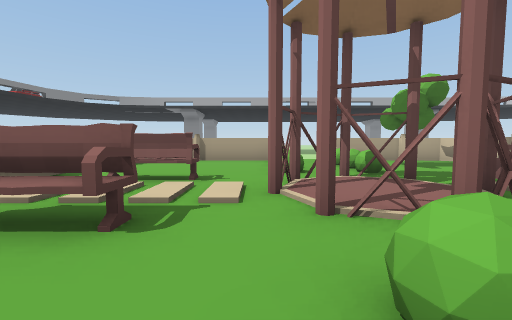
View 1 (above)

12 first-person views from a walk through a Unity game level. The camera is 1.2 m above the floor, tilts 4° down and sees 90° across. The floor is counted in squares, 2 m on a side. Each view is taken from the middle of a square. On the plan, view 1 faces up. The plan holds only what a view shows up to about 9 squares ahead; the rest is blank. The place goes on beyond the plan. The player character is not drawn. Some animated figures are not drawn.

View 2
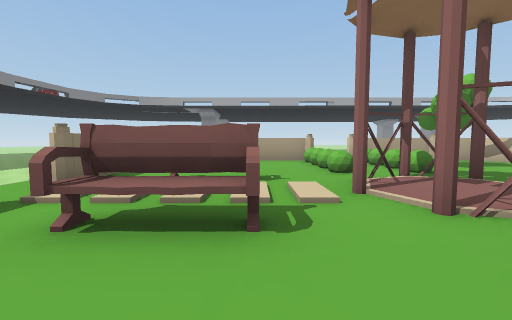

View 3
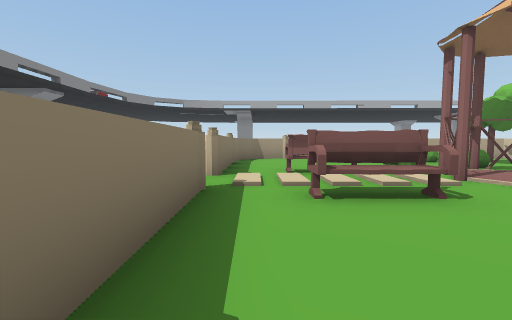

View 4
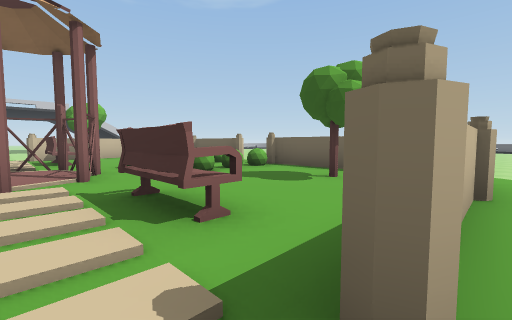

View 5
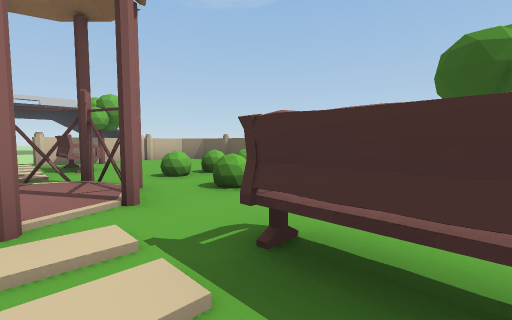

View 6
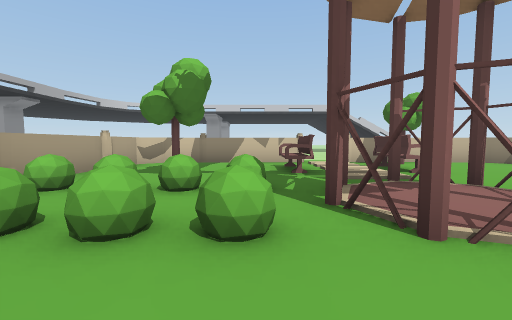

View 7
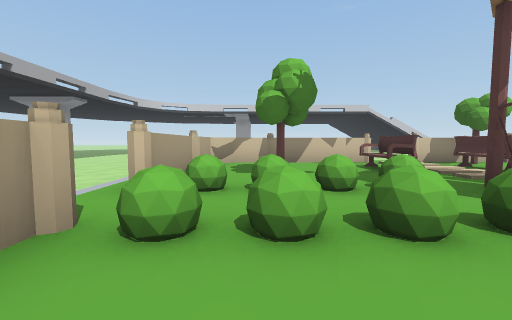

View 8
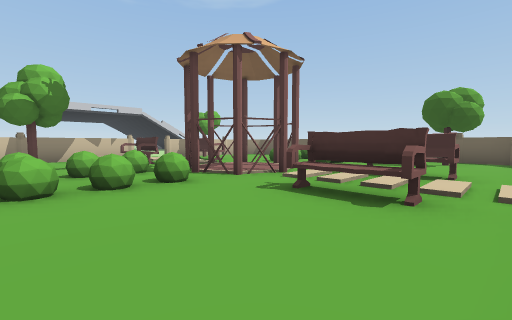

View 9
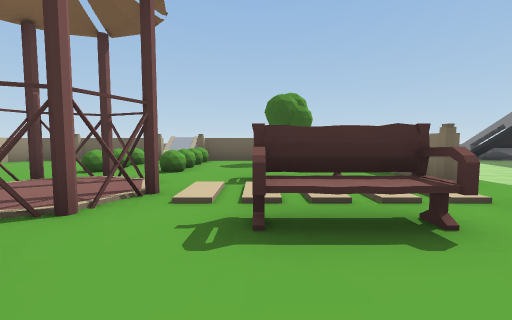

View 10
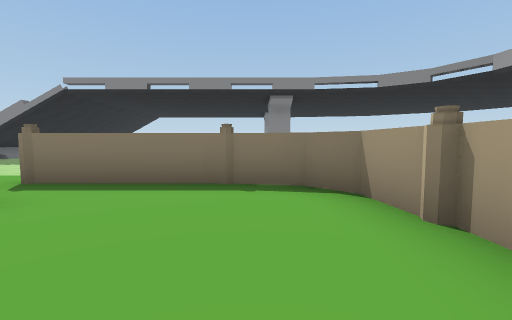

View 11
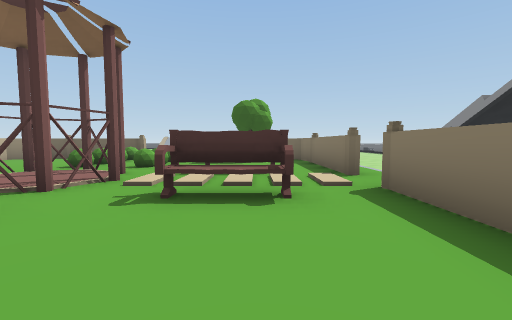

View 12
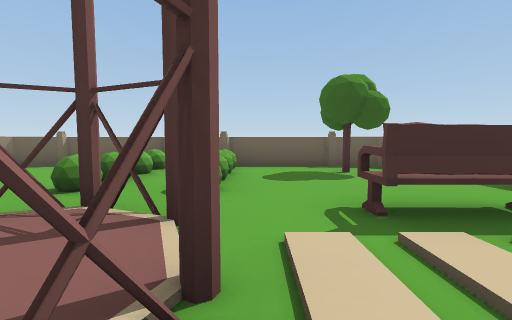

### Floor plan
Key: @ floor where view 1 was taken; # wall or solid block; . main floor; - floor 0.25 m lower than the main floor; / step, stairs or slope; = window, fence, low wall or low ledge; ^ raised ledge; T thing the floor can be seen under or through.
Columns run from 9 left of view 1 to 8 right of it. Each row starts with its distance up from view 1.
 13                 --
 12                ---
 11              ----
 10             ----
  9        #==#/==#
  8      ###..#######
  7  --  #....==....#
  6   -- #....==....#
  5    --#....==....#
  4     -#.^^.T#.^^.#
  3      .....T=T....
  2    --#.^^.TTT^^.#
  1   ---#....===..##
  0  ----#...@===...#
 -1 -----#....===.. #
 -2 --   ############
 -3      /
 -4      -
 -5      -
 -6      -

Positions as (right, up) in squares from view 1, and headings:
1: (0, 0), facing up
2: (-1, 0), facing up
3: (-3, -1), facing up
4: (-4, 3), facing down-right
5: (-2, 3), facing down-right
6: (-1, 5), facing right
7: (-1, 7), facing right
8: (-3, 7), facing down-right
9: (-1, 6), facing down
10: (0, 7), facing left
11: (-2, 7), facing down
12: (0, 4), facing down
